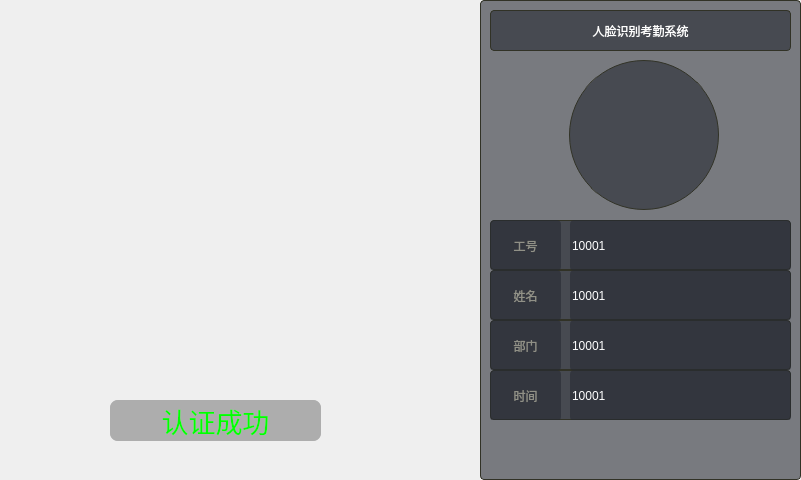
<?xml version="1.0" encoding="UTF-8"?>
<ui version="4.0">
 <class>Form</class>
 <widget class="QWidget" name="Form">
  <property name="geometry">
   <rect>
    <x>0</x>
    <y>0</y>
    <width>801</width>
    <height>480</height>
   </rect>
  </property>
  <property name="windowTitle">
   <string>Form</string>
  </property>
  <widget class="QWidget" name="widget" native="true">
   <property name="geometry">
    <rect>
     <x>0</x>
     <y>0</y>
     <width>480</width>
     <height>480</height>
    </rect>
   </property>
   <property name="styleSheet">
    <string notr="true"/>
   </property>
   <widget class="QWidget" name="widget_2" native="true">
    <property name="geometry">
     <rect>
      <x>110</x>
      <y>400</y>
      <width>211</width>
      <height>41</height>
     </rect>
    </property>
    <property name="styleSheet">
     <string notr="true">background-color: rgba(49, 50, 54, 63);
border-radius:8px</string>
    </property>
    <widget class="QLabel" name="Tip">
     <property name="geometry">
      <rect>
       <x>0</x>
       <y>0</y>
       <width>211</width>
       <height>41</height>
      </rect>
     </property>
     <property name="font">
      <font>
       <family>Arial</family>
       <pointsize>20</pointsize>
       <weight>50</weight>
       <italic>false</italic>
       <bold>false</bold>
      </font>
     </property>
     <property name="styleSheet">
      <string notr="true">color: rgb(0, 255, 0);
background-color: rgb(173, 173, 173);
font: 20pt &quot;Arial&quot;;
border:none;
border-radius:8px</string>
     </property>
     <property name="text">
      <string>认证成功</string>
     </property>
     <property name="alignment">
      <set>Qt::AlignCenter</set>
     </property>
    </widget>
   </widget>
   <widget class="QLabel" name="VideoLabel">
    <property name="geometry">
     <rect>
      <x>0</x>
      <y>0</y>
      <width>480</width>
      <height>480</height>
     </rect>
    </property>
    <property name="text">
     <string/>
    </property>
   </widget>
   <zorder>VideoLabel</zorder>
   <zorder>widget_2</zorder>
  </widget>
  <widget class="QWidget" name="widget_3" native="true">
   <property name="geometry">
    <rect>
     <x>480</x>
     <y>0</y>
     <width>321</width>
     <height>480</height>
    </rect>
   </property>
   <property name="styleSheet">
    <string notr="true">QWidget{
	border:1px solid #313226;
	border-radius:4px;
	background-color: rgb(37, 40, 49, 150);
}
QWidget#titlelb{
	
	font: 25 16pt &quot;微软雅黑&quot;;
	color: rgb(255, 255, 255);
}
QWidget#facelb{
	
	border-radius:75
}
</string>
   </property>
   <widget class="QLabel" name="titlelb">
    <property name="geometry">
     <rect>
      <x>10</x>
      <y>10</y>
      <width>301</width>
      <height>41</height>
     </rect>
    </property>
    <property name="text">
     <string>人脸识别考勤系统</string>
    </property>
    <property name="alignment">
     <set>Qt::AlignCenter</set>
    </property>
   </widget>
   <widget class="QLabel" name="facelb">
    <property name="geometry">
     <rect>
      <x>89</x>
      <y>60</y>
      <width>150</width>
      <height>150</height>
     </rect>
    </property>
    <property name="text">
     <string/>
    </property>
    <property name="alignment">
     <set>Qt::AlignCenter</set>
    </property>
   </widget>
   <widget class="QWidget" name="widget_4" native="true">
    <property name="geometry">
     <rect>
      <x>10</x>
      <y>220</y>
      <width>301</width>
      <height>50</height>
     </rect>
    </property>
    <property name="styleSheet">
     <string notr="true">border:1px solid #313226;
border-radius:4px;
background-color: rgb(37, 40, 49, 150);

</string>
    </property>
    <widget class="QLabel" name="label_5">
     <property name="geometry">
      <rect>
       <x>0</x>
       <y>0</y>
       <width>71</width>
       <height>51</height>
      </rect>
     </property>
     <property name="styleSheet">
      <string notr="true">border:none;
color: rgb(145, 145, 135);
font: 15pt &quot;微软雅黑&quot;;</string>
     </property>
     <property name="text">
      <string>工号</string>
     </property>
     <property name="alignment">
      <set>Qt::AlignCenter</set>
     </property>
    </widget>
    <widget class="QLineEdit" name="lineEdit">
     <property name="geometry">
      <rect>
       <x>80</x>
       <y>0</y>
       <width>221</width>
       <height>51</height>
      </rect>
     </property>
     <property name="styleSheet">
      <string notr="true">border:none;
color: rgb(255, 255, 255);
font: 15pt &quot;微软雅黑&quot;;</string>
     </property>
     <property name="text">
      <string>10001</string>
     </property>
    </widget>
   </widget>
   <widget class="QWidget" name="widget_5" native="true">
    <property name="geometry">
     <rect>
      <x>10</x>
      <y>270</y>
      <width>301</width>
      <height>50</height>
     </rect>
    </property>
    <property name="styleSheet">
     <string notr="true">QWidget{
	border:1px solid #313226;
	border-radius:4px;
	background-color: rgb(37, 40, 49, 150);
}
QWidget:QLabel{
	border:none;
	color: rgb(125, 100, 127);
	font: 18pt &quot;微软雅黑&quot;;
}
</string>
    </property>
    <widget class="QLabel" name="label_6">
     <property name="geometry">
      <rect>
       <x>0</x>
       <y>0</y>
       <width>71</width>
       <height>51</height>
      </rect>
     </property>
     <property name="styleSheet">
      <string notr="true">border:none;
color: rgb(145, 145, 135);
font: 15pt &quot;微软雅黑&quot;;</string>
     </property>
     <property name="text">
      <string>姓名</string>
     </property>
     <property name="alignment">
      <set>Qt::AlignCenter</set>
     </property>
    </widget>
    <widget class="QLineEdit" name="lineEdit_2">
     <property name="geometry">
      <rect>
       <x>80</x>
       <y>0</y>
       <width>221</width>
       <height>51</height>
      </rect>
     </property>
     <property name="styleSheet">
      <string notr="true">border:none;
color: rgb(255, 255, 255);
font: 15pt &quot;微软雅黑&quot;;</string>
     </property>
     <property name="text">
      <string>10001</string>
     </property>
    </widget>
   </widget>
   <widget class="QWidget" name="widget_6" native="true">
    <property name="geometry">
     <rect>
      <x>10</x>
      <y>320</y>
      <width>301</width>
      <height>50</height>
     </rect>
    </property>
    <property name="styleSheet">
     <string notr="true">QWidget{
	border:1px solid #313226;
	border-radius:4px;
	background-color: rgb(37, 40, 49, 150);
}
QWidget:QLabel{
	border:none;
	color: rgb(125, 100, 127);
	font: 18pt &quot;微软雅黑&quot;;
}
</string>
    </property>
    <widget class="QLabel" name="label_7">
     <property name="geometry">
      <rect>
       <x>0</x>
       <y>0</y>
       <width>71</width>
       <height>51</height>
      </rect>
     </property>
     <property name="styleSheet">
      <string notr="true">border:none;
color: rgb(145, 145, 135);
font: 15pt &quot;微软雅黑&quot;;</string>
     </property>
     <property name="text">
      <string>部门</string>
     </property>
     <property name="alignment">
      <set>Qt::AlignCenter</set>
     </property>
    </widget>
    <widget class="QLineEdit" name="lineEdit_3">
     <property name="geometry">
      <rect>
       <x>80</x>
       <y>0</y>
       <width>221</width>
       <height>51</height>
      </rect>
     </property>
     <property name="styleSheet">
      <string notr="true">border:none;
color: rgb(255, 255, 255);
font: 15pt &quot;微软雅黑&quot;;</string>
     </property>
     <property name="text">
      <string>10001</string>
     </property>
    </widget>
   </widget>
   <widget class="QWidget" name="widget_7" native="true">
    <property name="geometry">
     <rect>
      <x>10</x>
      <y>370</y>
      <width>301</width>
      <height>50</height>
     </rect>
    </property>
    <property name="styleSheet">
     <string notr="true">QWidget{
	border:1px solid #313226;
	border-radius:4px;
	background-color: rgb(37, 40, 49, 150);
}
QWidget:QLabel{
	border:none;
	color: rgb(125, 100, 127);
	font: 18pt &quot;微软雅黑&quot;;
}
</string>
    </property>
    <widget class="QLabel" name="label_8">
     <property name="geometry">
      <rect>
       <x>0</x>
       <y>0</y>
       <width>71</width>
       <height>51</height>
      </rect>
     </property>
     <property name="styleSheet">
      <string notr="true">border:none;
color: rgb(145, 145, 135);
font: 15pt &quot;微软雅黑&quot;;</string>
     </property>
     <property name="text">
      <string>时间</string>
     </property>
     <property name="alignment">
      <set>Qt::AlignCenter</set>
     </property>
    </widget>
    <widget class="QLineEdit" name="lineEdit_4">
     <property name="geometry">
      <rect>
       <x>80</x>
       <y>0</y>
       <width>221</width>
       <height>51</height>
      </rect>
     </property>
     <property name="styleSheet">
      <string notr="true">border:none;
color: rgb(255, 255, 255);
font: 15pt &quot;微软雅黑&quot;;</string>
     </property>
     <property name="text">
      <string>10001</string>
     </property>
    </widget>
   </widget>
  </widget>
 </widget>
 <resources>
  <include location="../face_border/face_border.qrc"/>
 </resources>
 <connections/>
</ui>
